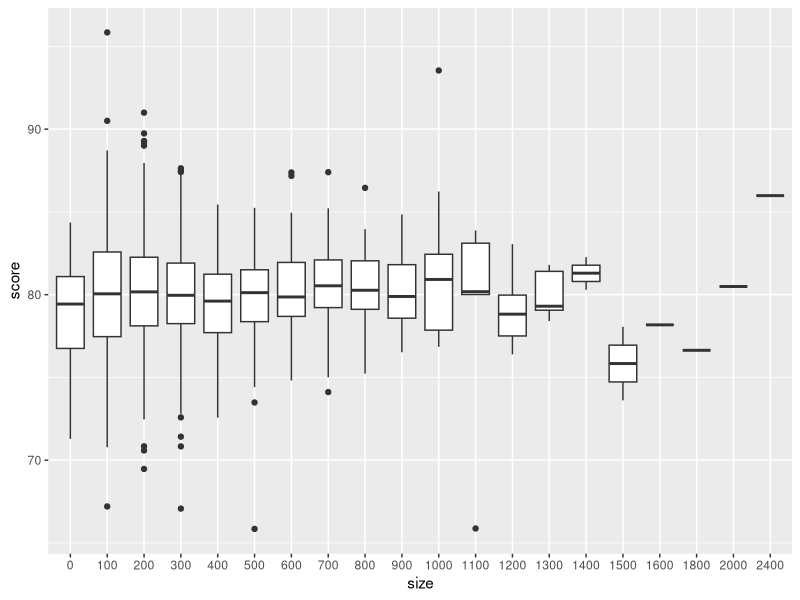

Reproduce this figure in R.
library(tidyverse)

set.seed(1986)
n <- round(2^rnorm(1000, 8, 1))

set.seed(1)
mu <- round(80 + 2*rt(1000, 5))
range(mu)
schools <- data.frame(id = paste("PS",1:1000),
                      size = n,
                      quality = mu,
                      rank = rank(-mu))

schools %>% top_n(10, quality) %>% arrange(desc(quality))

set.seed(1)
mu <- round(80 + 2*rt(1000, 5))

scores <- sapply(1:nrow(schools), function(i){
  scores <- rnorm(schools$size[i], schools$quality[i], 30)
  scores
})
schools <- schools %>% mutate(score = sapply(scores, mean))

schools %>% top_n(10, score) %>% arrange(desc(score))

median(schools$size)
schools %>% top_n(10, score) %>% .$size %>% median()

schools %>% top_n(10, -score) %>% arrange(score)
schools %>% top_n(10, -score) %>% .$size %>% median()

schools %>% mutate(size=as.factor(round(size, -2))) %>% 
  ggplot(aes(size, score)) +
  geom_boxplot()

overall <- mean(sapply(scores, mean))

alpha <- 25
score_reg <- sapply(scores, function(x)  overall + sum(x-overall)/(length(x)+alpha))
schools <- schools %>% mutate(reg_score = score_reg)


schools %>% top_n(10, reg_score) %>% arrange(desc(reg_score))

alpha = 10:250
reg_scores <- sapply(alpha, function(a) {
  score_reg <- sapply(scores, function(x)  overall + sum(x-overall)/(length(x)+a))
  sqrt(mean((schools$quality - score_reg)^2))
})
alpha <- alpha[which.min(reg_scores)]

score_reg <- sapply(scores, function(x)  overall + sum(x-overall)/(length(x)+alpha))
schools <- schools %>% mutate(reg_score = score_reg)
schools %>% top_n(10, reg_score) %>% arrange(desc(reg_score))



alpha = 10:250 # MISTAKE
reg_scores <- sapply(alpha, function(a) {
  score_reg <- sapply(scores, function(x)  sum(x)/(length(x)+a))
  sqrt(mean((schools$quality - score_reg)^2))
})
alpha <- alpha[which.min(reg_scores)]

score_reg <- sapply(scores, function(x)  sum(x)/(length(x)+alpha))
schools <- schools %>% mutate(reg_score = score_reg)
schools %>% top_n(10, reg_score) %>% arrange(desc(reg_score))
